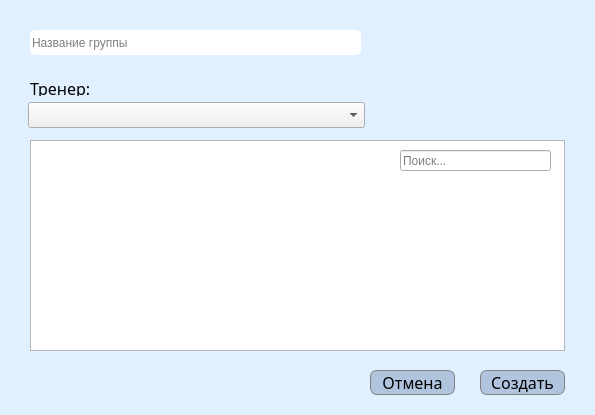
<?xml version="1.0" encoding="UTF-8"?>
<ui version="4.0">
 <class>Dialog</class>
 <widget class="QDialog" name="Dialog">
  <property name="geometry">
   <rect>
    <x>0</x>
    <y>0</y>
    <width>595</width>
    <height>415</height>
   </rect>
  </property>
  <property name="minimumSize">
   <size>
    <width>595</width>
    <height>415</height>
   </size>
  </property>
  <property name="maximumSize">
   <size>
    <width>595</width>
    <height>415</height>
   </size>
  </property>
  <property name="windowTitle">
   <string>Создание группы</string>
  </property>
  <property name="styleSheet">
   <string notr="true">#Dialog {
background-color: #e0f0ff
}</string>
  </property>
  <widget class="QLineEdit" name="name_grupa">
   <property name="geometry">
    <rect>
     <x>30</x>
     <y>30</y>
     <width>331</width>
     <height>25</height>
    </rect>
   </property>
   <property name="styleSheet">
    <string notr="true">#name_grupa {
background-color: #FFFFFF;
border-radius:5%;
}</string>
   </property>
   <property name="maxLength">
    <number>35</number>
   </property>
   <property name="placeholderText">
    <string>Название группы</string>
   </property>
  </widget>
  <widget class="QComboBox" name="comboBox_trener">
   <property name="geometry">
    <rect>
     <x>28</x>
     <y>102</y>
     <width>337</width>
     <height>26</height>
    </rect>
   </property>
  </widget>
  <widget class="QLabel" name="label">
   <property name="geometry">
    <rect>
     <x>30</x>
     <y>80</y>
     <width>60</width>
     <height>16</height>
    </rect>
   </property>
   <property name="styleSheet">
    <string notr="true">#label {
font-family: Avenir Next;
font-size: 16px;
}</string>
   </property>
   <property name="text">
    <string>Тренер:</string>
   </property>
  </widget>
  <widget class="QListWidget" name="listWidget_spotsmans">
   <property name="geometry">
    <rect>
     <x>30</x>
     <y>140</y>
     <width>535</width>
     <height>211</height>
    </rect>
   </property>
   <property name="styleSheet">
    <string notr="true"/>
   </property>
  </widget>
  <widget class="QLineEdit" name="lineEdit">
   <property name="geometry">
    <rect>
     <x>400</x>
     <y>150</y>
     <width>151</width>
     <height>21</height>
    </rect>
   </property>
   <property name="placeholderText">
    <string>Поиск...</string>
   </property>
  </widget>
  <widget class="QPushButton" name="cancelbutton_grupa">
   <property name="geometry">
    <rect>
     <x>370</x>
     <y>370</y>
     <width>85</width>
     <height>25</height>
    </rect>
   </property>
   <property name="styleSheet">
    <string notr="true">#cancelbutton_grupa {
background-color: #b0c4de;
border-radius:7%;
border: 1px solid grey;
font-family: Avenir Next;
font-size: 16px;
}

#cancelbutton_grupa:hover {
background-color: #9db1cc
}</string>
   </property>
   <property name="text">
    <string>Отмена</string>
   </property>
  </widget>
  <widget class="QPushButton" name="addbutton_grupa">
   <property name="geometry">
    <rect>
     <x>480</x>
     <y>370</y>
     <width>85</width>
     <height>25</height>
    </rect>
   </property>
   <property name="styleSheet">
    <string notr="true">#addbutton_grupa {
background-color: #b0c4de;
border-radius:7%;
border: 1px solid grey;
font-family: Avenir Next;
font-size: 16px;
}

#addbutton_grupa:hover {
background-color: #71bc78
}</string>
   </property>
   <property name="text">
    <string>Создать</string>
   </property>
  </widget>
 </widget>
 <resources/>
 <connections/>
</ui>
